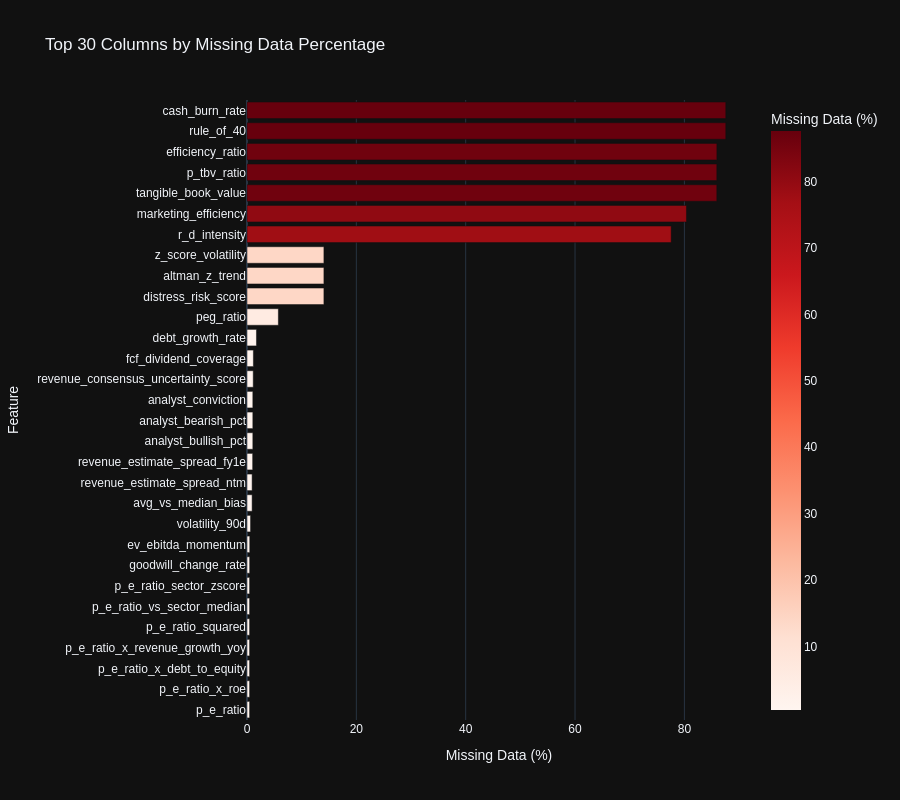
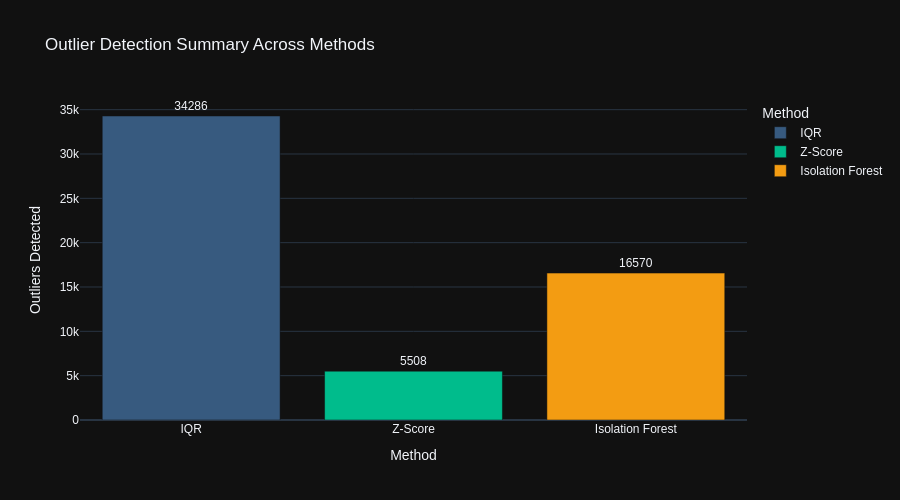
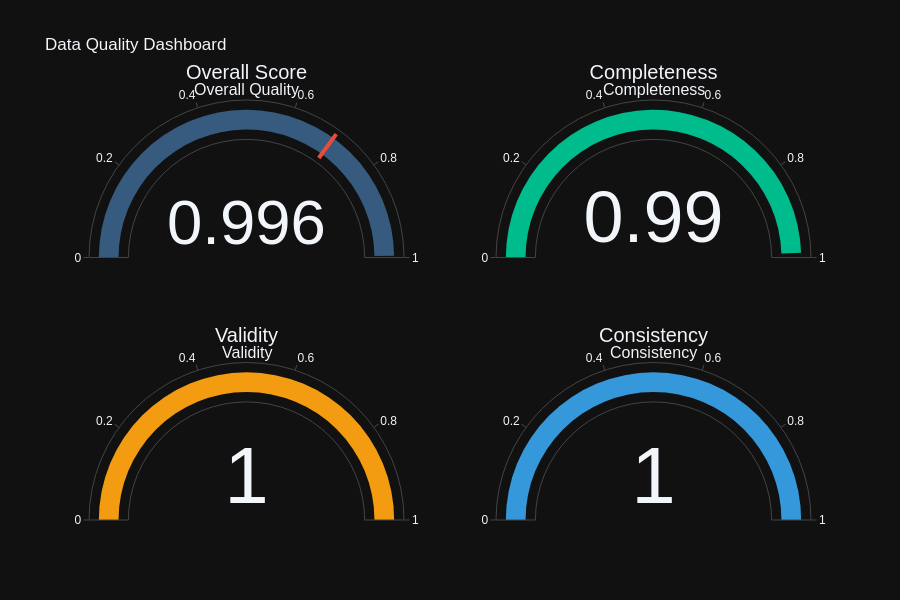

Notebook code for these charts, in order:
### Code cell
# 📊 Interactive Data Quality Visualizations
print("\n📊 Creating Interactive Data Quality Visualizations...")

# Note: Output directories already created at initialization (all Phase 9.1-9.8 subdirectories)

# 1. Missing Value Heatmap (Interactive Plotly)
missing_pct = (all_stocks_winsorized.isnull().sum() / len(all_stocks_winsorized) * 100).sort_values(ascending=False)
missing_df = pd.DataFrame({
    'Column': missing_pct.index,
    'Missing %': missing_pct.values
    }).head(30)

fig_missing = px.bar(
        missing_df,
        x='Missing %',
        y='Column',
        orientation='h',
        title='Top 30 Columns by Missing Data Percentage',
        labels={'Missing %': 'Missing Data (%)', 'Column': 'Feature'},
        color='Missing %',
        color_continuous_scale='Reds',
        height=800,
        template='plotly_dark'
        )
fig_missing.update_layout(yaxis={'categoryorder': 'total ascending'}, font_family="Arial")
fig_missing.show()

# Save as HTML for interactive viewing
fig_missing.write_html(OUTPUT_DIR / "eda" / "missing_values_heatmap.html")
print(f"✓ Saved: {OUTPUT_DIR / 'eda' / 'missing_values_heatmap.html'}")

# 2. Outlier Detection Summary (Interactive Bar Chart)
outlier_summary = pd.DataFrame({
    'Method': ['IQR', 'Z-Score', 'Isolation Forest'],
    'Outliers Detected': [total_iqr, total_zscore, total_iforest],
    'Columns Analyzed': [len(outliers_iqr), len(outliers_zscore), len(outliers_iforest)]
    })

fig_outliers = px.bar(
        outlier_summary,
        x='Method',
        y='Outliers Detected',
        title='Outlier Detection Summary Across Methods',
        color='Method',
        text='Outliers Detected',
        height=500,
        template='plotly_dark',
        color_discrete_sequence=['#375a7f', '#00bc8c', '#f39c12']
        )
fig_outliers.update_traces(texttemplate='%{text}', textposition='outside')
fig_outliers.update_layout(font_family="Arial")
fig_outliers.show()
fig_outliers.write_html(OUTPUT_DIR / "eda" / "outlier_detection_summary.html")
print(f"✓ Saved: {OUTPUT_DIR / 'eda' / 'outlier_detection_summary.html'}")

# 3. Data Quality Score Dashboard (Gauge Charts)
fig_quality = make_subplots(
        rows=2, cols=2,
        specs=[[{'type': 'indicator'}, {'type': 'indicator'}],
               [{'type': 'indicator'}, {'type': 'indicator'}]],
        subplot_titles=('Overall Quality', 'Completeness', 'Validity', 'Consistency')
        )

fig_quality.add_trace(go.Indicator(
        mode="gauge+number",
        value=quality_report.overall_score,
        title={'text': "Overall Score"},
        gauge={'axis': {'range': [0, 1]},
               'bar': {'color': "#375a7f"},
               'threshold': {'line': {'color': "#e74c3c", 'width': 4}, 'thickness': 0.75, 'value': 0.7}}
        ), row=1, col=1)

fig_quality.add_trace(go.Indicator(
        mode="gauge+number",
        value=quality_report.completeness_score,
        title={'text': "Completeness"},
        gauge={'axis': {'range': [0, 1]}, 'bar': {'color': "#00bc8c"}}
        ), row=1, col=2)

fig_quality.add_trace(go.Indicator(
        mode="gauge+number",
        value=quality_report.validity_score,
        title={'text': "Validity"},
        gauge={'axis': {'range': [0, 1]}, 'bar': {'color': "#f39c12"}}
        ), row=2, col=1)

fig_quality.add_trace(go.Indicator(
        mode="gauge+number",
        value=quality_report.consistency_score,
        title={'text': "Consistency"},
        gauge={'axis': {'range': [0, 1]}, 'bar': {'color': "#3498db"}}
        ), row=2, col=2)

fig_quality.update_layout(
        title_text="Data Quality Dashboard",
        height=600,
        showlegend=False,
        template='plotly_dark',
        font_family="Arial"
        )
fig_quality.show()
fig_quality.write_html(OUTPUT_DIR / "eda" / "data_quality_dashboard.html")
print(f"✓ Saved: {OUTPUT_DIR / 'eda' / 'data_quality_dashboard.html'}")

print(f"\n✅ Section 2 Interactive Visualizations Complete")
# Optionally, print the actual issues
if quality_report.issues:
    print(f"  Issue details:")
    for issue in quality_report.issues[:5]:  # Show first 5 issues
        print(f"    - {issue}")
    if len(quality_report.issues) > 5:
        print(f"    ... and {len(quality_report.issues) - 5} more issues")

### Figure 1 — Plotly figure (JSON) as saved in the notebook; plotly's stock layout.template omitted (floating-point values rounded to 4 significant figures)
{"data": [{"hovertemplate": "Missing Data (%)=%{marker.color}<br>Feature=%{y}<extra></extra>", "legendgroup": "", "marker": {"color": [87.58, 87.58, 85.95, 85.93, 85.93, 80.38, 77.59, 14.07, 14.07, 14.07, 5.737, 1.73, 1.167, 1.139, 1.067, 1.067, 1.067, 1.038, 0.9369, 0.9369, 0.6486, 0.5045, 0.4901, 0.4756, 0.4756, 0.4756, 0.4756, 0.4756, 0.4756, 0.4756], "coloraxis": "coloraxis", "pattern": {"shape": ""}}, "name": "", "orientation": "h", "showlegend": false, "textposition": "auto", "x": [87.58, 87.58, 85.95, 85.93, 85.93, 80.38, 77.59, 14.07, 14.07, 14.07, 5.737, 1.73, 1.167, 1.139, 1.067, 1.067, 1.067, 1.038, 0.9369, 0.9369, 0.6486, 0.5045, 0.4901, 0.4756, 0.4756, 0.4756, 0.4756, 0.4756, 0.4756, 0.4756], "xaxis": "x", "y": ["rule_of_40", "cash_burn_rate", "efficiency_ratio", "tangible_book_value", "p_tbv_ratio", "marketing_efficiency", "r_d_intensity", "distress_risk_score", "altman_z_trend", "z_score_volatility", "peg_ratio", "debt_growth_rate", "fcf_dividend_coverage", "revenue_consensus_uncertainty_score", "analyst_bullish_pct", "analyst_bearish_pct", "analyst_conviction", "revenue_estimate_spread_fy1e", "avg_vs_median_bias", "revenue_estimate_spread_ntm", "volatility_90d", "ev_ebitda_momentum", "goodwill_change_rate", "p_e_ratio", "p_e_ratio_x_roe", "p_e_ratio_x_debt_to_equity", "p_e_ratio_x_revenue_growth_yoy", "p_e_ratio_squared", "p_e_ratio_vs_sector_median", "p_e_ratio_sector_zscore"], "yaxis": "y", "type": "bar"}], "layout": {"xaxis": {"anchor": "y", "domain": [0.0, 1.0], "title": {"text": "Missing Data (%)"}}, "yaxis": {"anchor": "x", "domain": [0.0, 1.0], "title": {"text": "Feature"}, "categoryorder": "total ascending"}, "coloraxis": {"colorbar": {"title": {"text": "Missing Data (%)"}}, "colorscale": [[0.0, "rgb(255,245,240)"], [0.125, "rgb(254,224,210)"], [0.25, "rgb(252,187,161)"], [0.375, "rgb(252,146,114)"], [0.5, "rgb(251,106,74)"], [0.625, "rgb(239,59,44)"], [0.75, "rgb(203,24,29)"], [0.875, "rgb(165,15,21)"], [1.0, "rgb(103,0,13)"]]}, "legend": {"tracegroupgap": 0}, "title": {"text": "Top 30 Columns by Missing Data Percentage"}, "barmode": "relative", "height": 800, "font": {"family": "Arial"}}}

### Figure 2 — Plotly figure (JSON) as saved in the notebook; plotly's stock layout.template omitted (floating-point values rounded to 4 significant figures)
{"data": [{"hovertemplate": "Method=%{x}<br>Outliers Detected=%{text}<extra></extra>", "legendgroup": "IQR", "marker": {"color": "#375a7f", "pattern": {"shape": ""}}, "name": "IQR", "orientation": "v", "showlegend": true, "text": [34290.0], "textposition": "outside", "x": ["IQR"], "xaxis": "x", "y": [34286], "yaxis": "y", "type": "bar", "texttemplate": "%{text}"}, {"hovertemplate": "Method=%{x}<br>Outliers Detected=%{text}<extra></extra>", "legendgroup": "Z-Score", "marker": {"color": "#00bc8c", "pattern": {"shape": ""}}, "name": "Z-Score", "orientation": "v", "showlegend": true, "text": [5508.0], "textposition": "outside", "x": ["Z-Score"], "xaxis": "x", "y": [5508], "yaxis": "y", "type": "bar", "texttemplate": "%{text}"}, {"hovertemplate": "Method=%{x}<br>Outliers Detected=%{text}<extra></extra>", "legendgroup": "Isolation Forest", "marker": {"color": "#f39c12", "pattern": {"shape": ""}}, "name": "Isolation Forest", "orientation": "v", "showlegend": true, "text": [16570.0], "textposition": "outside", "x": ["Isolation Forest"], "xaxis": "x", "y": [16570], "yaxis": "y", "type": "bar", "texttemplate": "%{text}"}], "layout": {"xaxis": {"anchor": "y", "domain": [0.0, 1.0], "title": {"text": "Method"}, "categoryorder": "array", "categoryarray": ["IQR", "Z-Score", "Isolation Forest"]}, "yaxis": {"anchor": "x", "domain": [0.0, 1.0], "title": {"text": "Outliers Detected"}}, "legend": {"title": {"text": "Method"}, "tracegroupgap": 0}, "title": {"text": "Outlier Detection Summary Across Methods"}, "barmode": "relative", "height": 500, "font": {"family": "Arial"}}}

### Figure 3 — Plotly figure (JSON) as saved in the notebook; plotly's stock layout.template omitted (floating-point values rounded to 4 significant figures)
{"data": [{"gauge": {"axis": {"range": [0, 1]}, "bar": {"color": "#375a7f"}, "threshold": {"line": {"color": "#e74c3c", "width": 4}, "thickness": 0.75, "value": 0.7}}, "mode": "gauge+number", "title": {"text": "Overall Score"}, "value": 0.996, "type": "indicator", "domain": {"x": [0.0, 0.45], "y": [0.625, 1.0]}}, {"gauge": {"axis": {"range": [0, 1]}, "bar": {"color": "#00bc8c"}}, "mode": "gauge+number", "title": {"text": "Completeness"}, "value": 0.9899, "type": "indicator", "domain": {"x": [0.55, 1.0], "y": [0.625, 1.0]}}, {"gauge": {"axis": {"range": [0, 1]}, "bar": {"color": "#f39c12"}}, "mode": "gauge+number", "title": {"text": "Validity"}, "value": 1.0, "type": "indicator", "domain": {"x": [0.0, 0.45], "y": [0.0, 0.375]}}, {"gauge": {"axis": {"range": [0, 1]}, "bar": {"color": "#3498db"}}, "mode": "gauge+number", "title": {"text": "Consistency"}, "value": 1.0, "type": "indicator", "domain": {"x": [0.55, 1.0], "y": [0.0, 0.375]}}], "layout": {"annotations": [{"font": {"size": 16}, "showarrow": false, "text": "Overall Quality", "x": 0.225, "xanchor": "center", "xref": "paper", "y": 1.0, "yanchor": "bottom", "yref": "paper"}, {"font": {"size": 16}, "showarrow": false, "text": "Completeness", "x": 0.775, "xanchor": "center", "xref": "paper", "y": 1.0, "yanchor": "bottom", "yref": "paper"}, {"font": {"size": 16}, "showarrow": false, "text": "Validity", "x": 0.225, "xanchor": "center", "xref": "paper", "y": 0.375, "yanchor": "bottom", "yref": "paper"}, {"font": {"size": 16}, "showarrow": false, "text": "Consistency", "x": 0.775, "xanchor": "center", "xref": "paper", "y": 0.375, "yanchor": "bottom", "yref": "paper"}], "title": {"text": "Data Quality Dashboard"}, "font": {"family": "Arial"}, "height": 600, "showlegend": false}}
